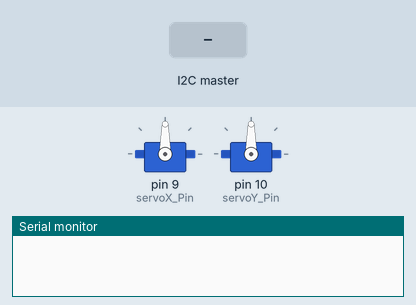
The sketch below on a simulated Arduino Uno, built with avr-gcc and run on an emulated ATmega328P. On the bench: 2 × servo, the last lines printed to the serial monitor. The inputs (shaded band) are chosen by the test bench.

Above: at 1.2 s.
1.3 s: the I2C master sends "L"
At 2.0 s:
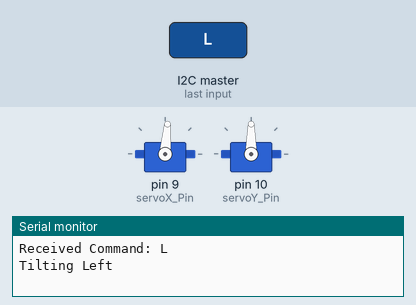
2.8 s: the I2C master sends "U"
At 3.2 s:
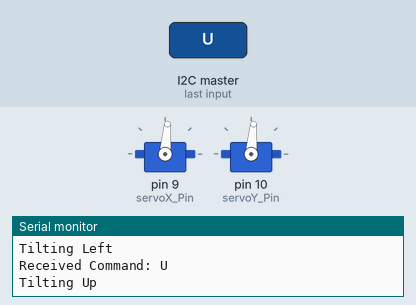
4.3 s: the I2C master sends "R"
At 5.5 s:
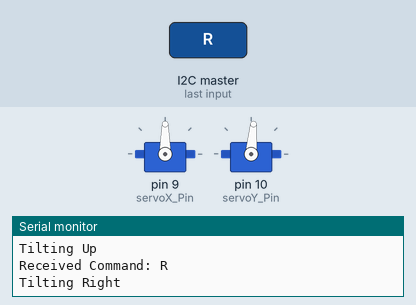
Timing chart, 0 to 7.3 s (numbered marks = the images above; inputs shaded):
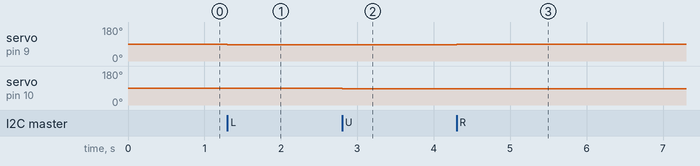

Measured:
- after the input at 1.3 s, servo on pin 9 (servoX_Pin): 90° → 85° at once
- after the input at 2.8 s, servo on pin 10 (servoY_Pin): 90° → 85° at once
- after the input at 4.3 s, servo on pin 9 (servoX_Pin): 85° → 90° at once

The sketch:

Arduino_I2C_Slave.ino
```cpp
// Arduino Code (I2C Slave + Continuous Control)

#include <Wire.h>
#include <Servo.h>

Servo servoX; // X-axis tilt control
Servo servoY; // Y-axis tilt control

int servoX_Pin = 9;  // Connect to Arduino PWM pin
int servoY_Pin = 10; // Connect to Arduino PWM pin
int angleX = 90;  // Initial position of servo X
int angleY = 90;  // Initial position of servo Y

bool commandReceived = false; // Flag for new command

void setup() {
    Wire.begin(8);  // Set Arduino as I2C Slave with address 8
    Wire.onReceive(receiveData);
    Wire.onRequest(sendData);
    Serial.begin(9600);

    // Attach servos to pins
    servoX.attach(servoX_Pin);
    servoY.attach(servoY_Pin);

    // Set initial positions
    servoX.write(angleX);
    servoY.write(angleY);
}

void receiveData(int byteCount) {
    while (Wire.available()) {
        char command = Wire.read();  // Read command from Raspberry Pi
        Serial.print("Received Command: ");
        Serial.println(command);
        commandReceived = true;

        // Move servos based on received command
        if (command == 'L') {
            Serial.println("Tilting Left");
            angleX = constrain(angleX - 5, 0, 180);
        }
        else if (command == 'R') {
            Serial.println("Tilting Right");
            angleX = constrain(angleX + 5, 0, 180);
        }
        else if (command == 'U') {
            Serial.println("Tilting Up");
            angleY = constrain(angleY - 5, 0, 180);
        }
        else if (command == 'D') {
            Serial.println("Tilting Down");
            angleY = constrain(angleY + 5, 0, 180);
        }
        else {
            Serial.println("Unknown Command");
        }
    }
}

// Function to send real-time servo position to Raspberry Pi
void sendData() {
    Wire.write(angleX); // Send X-angle
    Wire.write(angleY); // Send Y-angle
}

void loop() {
    if (commandReceived) {
        // Apply servo movements only when a new command is received
        servoX.write(angleX);
        servoY.write(angleY);
        commandReceived = false; // Reset flag
    }

    delay(50); // Short delay to ensure smooth movement
}
```
